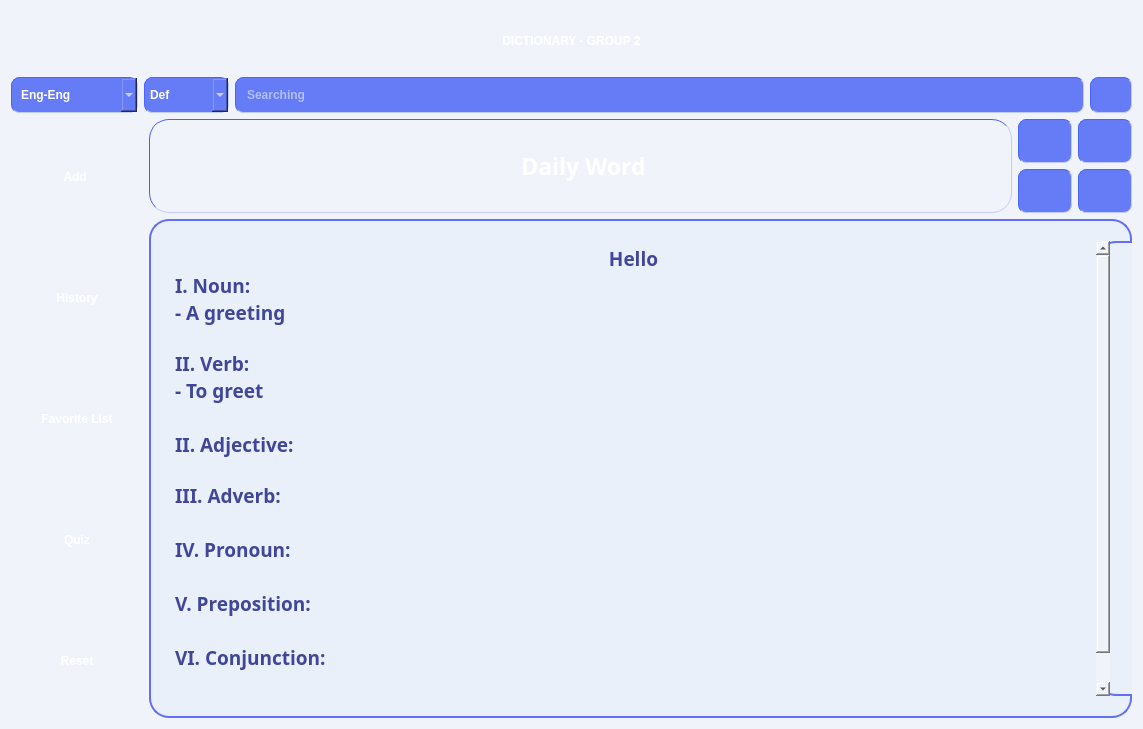
<?xml version="1.0" encoding="UTF-8"?>
<ui version="4.0">
 <class>HomeScreen</class>
 <widget class="QWidget" name="HomeScreen">
  <property name="geometry">
   <rect>
    <x>0</x>
    <y>0</y>
    <width>1143</width>
    <height>729</height>
   </rect>
  </property>
  <property name="windowTitle">
   <string>Form</string>
  </property>
  <property name="styleSheet">
   <string notr="true">background-color: rgb(240, 243, 250);</string>
  </property>
  <layout class="QGridLayout" name="gridLayout">
   <item row="0" column="0" colspan="2">
    <widget class="QPushButton" name="pushButton_title">
     <property name="styleSheet">
      <string notr="true">padding: 20px;
border-radius: 20px;
  min-height: 20px;
  min-width: 20px;
background-image: url(:/background/images/bg/intro bg.png);
font: 24pt &quot;Audiowide&quot;;
font: bold;
color:white;</string>
     </property>
     <property name="text">
      <string>DICTIONARY - GROUP 2</string>
     </property>
    </widget>
   </item>
   <item row="1" column="0" colspan="2">
    <layout class="QGridLayout" name="gridLayout_5">
     <item row="0" column="3">
      <widget class="QLineEdit" name="lineEdit_search">
       <property name="sizePolicy">
        <sizepolicy hsizetype="Preferred" vsizetype="Preferred">
         <horstretch>40</horstretch>
         <verstretch>0</verstretch>
        </sizepolicy>
       </property>
       <property name="styleSheet">
        <string notr="true">QLineEdit {
	padding: 9px;
	border-color: rgb(77, 101, 246);
	border-width : 1px;
	border-style:inset;
	border-radius: 8px;
	  min-height: 1px;
	  min-width: 1px;
	background-color: rgb(102, 124, 246);
	color: white;
	selection-color: rgb(39, 182, 240);
	selection-background-color: rgb(77, 92, 245);
	font: 11pt &quot;Comfortaa&quot;;
	font: bold;
}</string>
       </property>
       <property name="placeholderText">
        <string>Searching</string>
       </property>
      </widget>
     </item>
     <item row="0" column="2">
      <widget class="QComboBox" name="comboBox_searchType">
       <property name="sizePolicy">
        <sizepolicy hsizetype="Preferred" vsizetype="Preferred">
         <horstretch>4</horstretch>
         <verstretch>0</verstretch>
        </sizepolicy>
       </property>
       <property name="maximumSize">
        <size>
         <width>16777215</width>
         <height>10000000</height>
        </size>
       </property>
       <property name="focusPolicy">
        <enum>Qt::NoFocus</enum>
       </property>
       <property name="styleSheet">
        <string notr="true">padding: 5px;
border-color: rgb(77, 101, 246);
border-width : 1px;
border-style:inset;
border-radius: 8px;
  min-height: 1px;
  min-width: 1px;
color: white;
selection-color: rgb(39, 182, 240);
selection-background-color: rgb(77, 92, 245);
font: 11pt &quot;Comfortaa&quot;;
font: bold;
background-color: rgb(102, 124, 246);</string>
       </property>
       <item>
        <property name="text">
         <string>Def</string>
        </property>
       </item>
       <item>
        <property name="text">
         <string>Word</string>
        </property>
       </item>
      </widget>
     </item>
     <item row="0" column="4">
      <widget class="QPushButton" name="pushButton_search">
       <property name="sizePolicy">
        <sizepolicy hsizetype="Preferred" vsizetype="Preferred">
         <horstretch>2</horstretch>
         <verstretch>0</verstretch>
        </sizepolicy>
       </property>
       <property name="font">
        <font>
         <family>Comfortaa</family>
         <pointsize>11</pointsize>
         <italic>false</italic>
         <bold>true</bold>
        </font>
       </property>
       <property name="toolTip">
        <string>search</string>
       </property>
       <property name="layoutDirection">
        <enum>Qt::LeftToRight</enum>
       </property>
       <property name="styleSheet">
        <string notr="true">padding: 6px;
border-color: rgb(77, 101, 246);
border-width : 1px;
border-style:inset;
border-radius: 8px;
  min-height: 1px;
  min-width: 1px;
background-color: rgb(102, 124, 246);
font: 11pt &quot;Comfortaa&quot;;
font: bold;
color: white;</string>
       </property>
       <property name="text">
        <string/>
       </property>
       <property name="icon">
        <iconset resource="resources.qrc">
         <normaloff>:/img/images/search.svg</normaloff>:/img/images/search.svg</iconset>
       </property>
       <property name="iconSize">
        <size>
         <width>22</width>
         <height>27</height>
        </size>
       </property>
       <property name="autoDefault">
        <bool>false</bool>
       </property>
       <property name="default">
        <bool>false</bool>
       </property>
       <property name="flat">
        <bool>false</bool>
       </property>
      </widget>
     </item>
     <item row="0" column="0">
      <widget class="QComboBox" name="comboBox_dictVersion">
       <property name="sizePolicy">
        <sizepolicy hsizetype="Ignored" vsizetype="Ignored">
         <horstretch>6</horstretch>
         <verstretch>0</verstretch>
        </sizepolicy>
       </property>
       <property name="maximumSize">
        <size>
         <width>16777215</width>
         <height>10000000</height>
        </size>
       </property>
       <property name="contextMenuPolicy">
        <enum>Qt::DefaultContextMenu</enum>
       </property>
       <property name="styleSheet">
        <string notr="true">padding: 9px;
border-color: rgb(77, 101, 246);
border-width : 1px;
border-style:inset;
border-radius: 8px;
  min-height: 1px;
  min-width: 1px;
color: white;
selection-color: rgb(39, 182, 240);
selection-background-color: rgb(77, 92, 245);
font: 11pt &quot;Comfortaa&quot;;
font: bold;
background-color: rgb(102, 124, 246);</string>
       </property>
       <item>
        <property name="text">
         <string>Eng-Eng</string>
        </property>
       </item>
       <item>
        <property name="text">
         <string>Eng-Viet</string>
        </property>
       </item>
       <item>
        <property name="text">
         <string>Viet-Eng</string>
        </property>
       </item>
       <item>
        <property name="text">
         <string>Slang</string>
        </property>
       </item>
       <item>
        <property name="text">
         <string>Emoji</string>
        </property>
       </item>
      </widget>
     </item>
    </layout>
   </item>
   <item row="2" column="0">
    <layout class="QVBoxLayout" name="verticalLayout" stretch="1,1,1,1,1">
     <item>
      <widget class="QPushButton" name="pushButton_AddScreen">
       <property name="sizePolicy">
        <sizepolicy hsizetype="Preferred" vsizetype="Preferred">
         <horstretch>12</horstretch>
         <verstretch>10</verstretch>
        </sizepolicy>
       </property>
       <property name="styleSheet">
        <string notr="true">background-image: url(:/background/images/bg/button.png);
padding: 30px;
color: white;
font: 16pt &quot;Comfortaa&quot;;
font:bold;
border-color: rgb(3, 3, 3);
border-width : 0px;
border-style:inset;
border-radius: 20px;
  min-height: 20px;
  min-width: 20px</string>
       </property>
       <property name="text">
        <string>Add </string>
       </property>
      </widget>
     </item>
     <item>
      <widget class="QPushButton" name="pushButton_HistoryScreen">
       <property name="sizePolicy">
        <sizepolicy hsizetype="Preferred" vsizetype="Preferred">
         <horstretch>12</horstretch>
         <verstretch>10</verstretch>
        </sizepolicy>
       </property>
       <property name="styleSheet">
        <string notr="true">background-image: url(:/background/images/bg/button.png);
padding: 30px;
color: white;
font: 16pt &quot;Comfortaa&quot;;
font:bold;
border-color: rgb(3, 3, 3);
border-width : 0px;
border-style:inset;
border-radius: 20px;
  min-height: 20px;
  min-width: 20px</string>
       </property>
       <property name="text">
        <string>History</string>
       </property>
      </widget>
     </item>
     <item>
      <widget class="QPushButton" name="pushButton_FavScreen">
       <property name="sizePolicy">
        <sizepolicy hsizetype="Preferred" vsizetype="Preferred">
         <horstretch>12</horstretch>
         <verstretch>10</verstretch>
        </sizepolicy>
       </property>
       <property name="styleSheet">
        <string notr="true">background-image: url(:/background/images/bg/button.png);
padding: 30px;
color: white;
font: 16pt &quot;Comfortaa&quot;;
font:bold;
border-color: rgb(3, 3, 3);
border-width : 0px;
border-style:inset;
border-radius: 20px;
  min-height: 20px;
  min-width: 20px</string>
       </property>
       <property name="text">
        <string>Favorite List</string>
       </property>
      </widget>
     </item>
     <item>
      <widget class="QPushButton" name="pushButton_QuizScreen">
       <property name="sizePolicy">
        <sizepolicy hsizetype="Preferred" vsizetype="Preferred">
         <horstretch>12</horstretch>
         <verstretch>10</verstretch>
        </sizepolicy>
       </property>
       <property name="styleSheet">
        <string notr="true">background-image: url(:/background/images/bg/button.png);
padding: 30px;
color: white;
font: 16pt &quot;Comfortaa&quot;;
font:bold;
border-color: rgb(3, 3, 3);
border-width : 0px;
border-style:inset;
border-radius: 20px;
  min-height: 20px;
  min-width: 20px</string>
       </property>
       <property name="text">
        <string>Quiz</string>
       </property>
      </widget>
     </item>
     <item>
      <widget class="QPushButton" name="pushButton_reset">
       <property name="sizePolicy">
        <sizepolicy hsizetype="Preferred" vsizetype="Preferred">
         <horstretch>12</horstretch>
         <verstretch>10</verstretch>
        </sizepolicy>
       </property>
       <property name="styleSheet">
        <string notr="true">background-image: url(:/background/images/bg/button.png);
padding: 30px;
color: white;
font: 16pt &quot;Comfortaa&quot;;
font:bold;
border-color: rgb(3, 3, 3);
border-width : 0px;
border-style:inset;
border-radius: 20px;
  min-height: 20px;
  min-width: 20px</string>
       </property>
       <property name="text">
        <string>Reset</string>
       </property>
      </widget>
     </item>
    </layout>
   </item>
   <item row="2" column="1">
    <layout class="QVBoxLayout" name="verticalLayout_3">
     <item>
      <layout class="QGridLayout" name="gridLayout_2">
       <property name="bottomMargin">
        <number>0</number>
       </property>
       <item row="1" column="0">
        <layout class="QGridLayout" name="gridLayout_6">
         <property name="bottomMargin">
          <number>0</number>
         </property>
         <item row="0" column="2">
          <widget class="QPushButton" name="pushButton_setFav">
           <property name="sizePolicy">
            <sizepolicy hsizetype="Minimum" vsizetype="Expanding">
             <horstretch>0</horstretch>
             <verstretch>0</verstretch>
            </sizepolicy>
           </property>
           <property name="toolTip">
            <string>set favourite</string>
           </property>
           <property name="styleSheet">
            <string notr="true">padding: 10px;
border-color: rgb(77, 101, 246);
border-width : 1px;
border-style:inset;
border-radius: 8px;
  min-height: 1px;
  min-width: 1px;
background-color: rgb(102, 124, 246);
font: 11pt &quot;Comfortaa&quot;;
font: bold;
color: white;</string>
           </property>
           <property name="text">
            <string/>
           </property>
           <property name="icon">
            <iconset resource="resources.qrc">
             <normaloff>:/img/images/heart.svg</normaloff>
             <normalon>:/img/images/heart-fill.svg</normalon>:/img/images/heart.svg</iconset>
           </property>
          </widget>
         </item>
         <item row="1" column="3">
          <widget class="QPushButton" name="pushButton_resetDailyWord">
           <property name="sizePolicy">
            <sizepolicy hsizetype="Minimum" vsizetype="Preferred">
             <horstretch>0</horstretch>
             <verstretch>0</verstretch>
            </sizepolicy>
           </property>
           <property name="toolTip">
            <string>new daily word</string>
           </property>
           <property name="styleSheet">
            <string notr="true">padding: 10px;
border-color: rgb(77, 101, 246);
border-width : 1px;
border-style:inset;
border-radius: 8px;
  min-height: 1px;
  min-width: 1px;
background-color: rgb(102, 124, 246);
font: 11pt &quot;Comfortaa&quot;;
font: bold;
color: white;</string>
           </property>
           <property name="text">
            <string/>
           </property>
           <property name="icon">
            <iconset resource="resources.qrc">
             <normaloff>:/img/images/reset.svg</normaloff>:/img/images/reset.svg</iconset>
           </property>
          </widget>
         </item>
         <item row="1" column="2">
          <widget class="QPushButton" name="pushButton_editWord">
           <property name="sizePolicy">
            <sizepolicy hsizetype="Minimum" vsizetype="Expanding">
             <horstretch>0</horstretch>
             <verstretch>0</verstretch>
            </sizepolicy>
           </property>
           <property name="toolTip">
            <string>edit daily word</string>
           </property>
           <property name="styleSheet">
            <string notr="true">padding: 10px;
border-color: rgb(77, 101, 246);
border-width : 1px;
border-style:inset;
border-radius: 8px;
  min-height: 1px;
  min-width: 1px;
background-color: rgb(102, 124, 246);
font: 11pt &quot;Comfortaa&quot;;
font: bold;
color: white;</string>
           </property>
           <property name="text">
            <string/>
           </property>
           <property name="icon">
            <iconset resource="resources.qrc">
             <normaloff>:/img/images/pencil.svg</normaloff>:/img/images/pencil.svg</iconset>
           </property>
          </widget>
         </item>
         <item row="0" column="3">
          <widget class="QPushButton" name="pushButton_expand">
           <property name="sizePolicy">
            <sizepolicy hsizetype="Minimum" vsizetype="Preferred">
             <horstretch>0</horstretch>
             <verstretch>0</verstretch>
            </sizepolicy>
           </property>
           <property name="toolTip">
            <string>see full definition</string>
           </property>
           <property name="styleSheet">
            <string notr="true">padding: 10px;
border-color: rgb(77, 101, 246);
border-width : 1px;
border-style:inset;
border-radius: 8px;
  min-height: 1px;
  min-width: 1px;
background-color: rgb(102, 124, 246);
font: 11pt &quot;Comfortaa&quot;;
font: bold;
color: white;</string>
           </property>
           <property name="text">
            <string/>
           </property>
           <property name="icon">
            <iconset resource="resources.qrc">
             <normaloff>:/img/images/zoom.svg</normaloff>:/img/images/zoom.svg</iconset>
           </property>
          </widget>
         </item>
         <item row="0" column="0" rowspan="2" colspan="2">
          <widget class="QLabel" name="label_3">
           <property name="sizePolicy">
            <sizepolicy hsizetype="Preferred" vsizetype="Preferred">
             <horstretch>48</horstretch>
             <verstretch>0</verstretch>
            </sizepolicy>
           </property>
           <property name="minimumSize">
            <size>
             <width>82</width>
             <height>82</height>
            </size>
           </property>
           <property name="font">
            <font>
             <family>Comfortaa</family>
             <pointsize>17</pointsize>
             <italic>false</italic>
             <bold>true</bold>
            </font>
           </property>
           <property name="styleSheet">
            <string notr="true">padding: 30px;
border-color: rgb(78, 91, 247);
border-width : 1px;
border-style:inset;
border-radius: 20px;
  min-height: 20px;
  min-width: 20px;
background-image: url(:/background/images/bg/mid button.png);
font: 17pt &quot;Comfortaa&quot;;
font: bold;</string>
           </property>
           <property name="text">
            <string>&lt;html&gt;&lt;head/&gt;&lt;body&gt;&lt;p align=&quot;center&quot;&gt;&lt;span style=&quot; font-weight:700; color:#ffffff;&quot;&gt;Daily Word&lt;/span&gt;&lt;/p&gt;&lt;/body&gt;&lt;/html&gt;</string>
           </property>
          </widget>
         </item>
        </layout>
       </item>
       <item row="2" column="0">
        <widget class="QTextBrowser" name="textBrowser">
         <property name="sizePolicy">
          <sizepolicy hsizetype="Preferred" vsizetype="Preferred">
           <horstretch>50</horstretch>
           <verstretch>3</verstretch>
          </sizepolicy>
         </property>
         <property name="font">
          <font>
           <family>Comfortaa</family>
           <pointsize>13</pointsize>
           <italic>false</italic>
           <bold>false</bold>
          </font>
         </property>
         <property name="layoutDirection">
          <enum>Qt::LeftToRight</enum>
         </property>
         <property name="styleSheet">
          <string notr="true">padding: 20px;
border-width : 2px;
border-style:solid;
border-radius: 20px;
  min-height: 20px;
  min-width: 20px;
background-color: rgb(233, 240, 250);
border-color: rgb(99, 112, 243);
font: 13pt &quot;Comfortaa&quot;;
color: rgb(56, 64, 139);</string>
         </property>
         <property name="html">
          <string>&lt;!DOCTYPE HTML PUBLIC &quot;-//W3C//DTD HTML 4.0//EN&quot; &quot;http://www.w3.org/TR/REC-html40/strict.dtd&quot;&gt;
&lt;html&gt;&lt;head&gt;&lt;meta name=&quot;qrichtext&quot; content=&quot;1&quot; /&gt;&lt;meta charset=&quot;utf-8&quot; /&gt;&lt;style type=&quot;text/css&quot;&gt;
p, li { white-space: pre-wrap; }
hr { height: 1px; border-width: 0; }
li.unchecked::marker { content: &quot;\2610&quot;; }
li.checked::marker { content: &quot;\2612&quot;; }
&lt;/style&gt;&lt;/head&gt;&lt;body style=&quot; font-family:'Comfortaa'; font-size:13pt; font-weight:400; font-style:normal;&quot;&gt;
&lt;p align=&quot;center&quot; style=&quot; margin-top:0px; margin-bottom:0px; margin-left:0px; margin-right:0px; -qt-block-indent:0; text-indent:0px;&quot;&gt;&lt;span style=&quot; font-size:14pt; font-weight:700; color:#414699;&quot;&gt;Hello&lt;/span&gt;&lt;/p&gt;
&lt;p align=&quot;justify&quot; style=&quot; margin-top:0px; margin-bottom:0px; margin-left:0px; margin-right:0px; -qt-block-indent:0; text-indent:0px;&quot;&gt;&lt;span style=&quot; font-size:14pt; font-weight:700; color:#414699;&quot;&gt;I. Noun: &lt;/span&gt;&lt;/p&gt;
&lt;p align=&quot;justify&quot; style=&quot; margin-top:0px; margin-bottom:0px; margin-left:0px; margin-right:0px; -qt-block-indent:0; text-indent:0px;&quot;&gt;&lt;span style=&quot; font-size:14pt; font-weight:700; color:#414699;&quot;&gt;- A greeting&lt;/span&gt;&lt;/p&gt;
&lt;p align=&quot;justify&quot; style=&quot;-qt-paragraph-type:empty; margin-top:0px; margin-bottom:0px; margin-left:0px; margin-right:0px; -qt-block-indent:0; text-indent:0px;&quot;&gt;&lt;br /&gt;&lt;/p&gt;
&lt;p align=&quot;justify&quot; style=&quot; margin-top:0px; margin-bottom:0px; margin-left:0px; margin-right:0px; -qt-block-indent:0; text-indent:0px;&quot;&gt;&lt;span style=&quot; font-size:14pt; font-weight:700; color:#414699;&quot;&gt;II. Verb: &lt;/span&gt;&lt;/p&gt;
&lt;p align=&quot;justify&quot; style=&quot; margin-top:0px; margin-bottom:0px; margin-left:0px; margin-right:0px; -qt-block-indent:0; text-indent:0px;&quot;&gt;&lt;span style=&quot; font-size:14pt; font-weight:700; color:#414699;&quot;&gt;- To greet&lt;/span&gt;&lt;/p&gt;
&lt;p style=&quot;-qt-paragraph-type:empty; margin-top:0px; margin-bottom:0px; margin-left:0px; margin-right:0px; -qt-block-indent:0; text-indent:0px; font-size:14pt; font-weight:700; color:#414699;&quot;&gt;&lt;br /&gt;&lt;/p&gt;
&lt;p style=&quot; margin-top:0px; margin-bottom:0px; margin-left:0px; margin-right:0px; -qt-block-indent:0; text-indent:0px;&quot;&gt;&lt;span style=&quot; font-size:14pt; font-weight:700; color:#414699;&quot;&gt;II. Adjective: &lt;/span&gt;&lt;/p&gt;
&lt;p style=&quot;-qt-paragraph-type:empty; margin-top:0px; margin-bottom:0px; margin-left:0px; margin-right:0px; -qt-block-indent:0; text-indent:0px;&quot;&gt;&lt;br /&gt;&lt;/p&gt;
&lt;p style=&quot; margin-top:0px; margin-bottom:0px; margin-left:0px; margin-right:0px; -qt-block-indent:0; text-indent:0px;&quot;&gt;&lt;span style=&quot; font-size:14pt; font-weight:700; color:#414699;&quot;&gt;III. Adverb: &lt;/span&gt;&lt;/p&gt;
&lt;p style=&quot;-qt-paragraph-type:empty; margin-top:0px; margin-bottom:0px; margin-left:0px; margin-right:0px; -qt-block-indent:0; text-indent:0px; font-size:14pt; font-weight:700; color:#414699;&quot;&gt;&lt;br /&gt;&lt;/p&gt;
&lt;p style=&quot; margin-top:0px; margin-bottom:0px; margin-left:0px; margin-right:0px; -qt-block-indent:0; text-indent:0px;&quot;&gt;&lt;span style=&quot; font-size:14pt; font-weight:700; color:#414699;&quot;&gt;IV. Pronoun: &lt;/span&gt;&lt;/p&gt;
&lt;p style=&quot;-qt-paragraph-type:empty; margin-top:0px; margin-bottom:0px; margin-left:0px; margin-right:0px; -qt-block-indent:0; text-indent:0px; font-size:14pt; font-weight:700; color:#414699;&quot;&gt;&lt;br /&gt;&lt;/p&gt;
&lt;p style=&quot; margin-top:0px; margin-bottom:0px; margin-left:0px; margin-right:0px; -qt-block-indent:0; text-indent:0px;&quot;&gt;&lt;span style=&quot; font-size:14pt; font-weight:700; color:#414699;&quot;&gt;V. Preposition: &lt;/span&gt;&lt;/p&gt;
&lt;p style=&quot;-qt-paragraph-type:empty; margin-top:0px; margin-bottom:0px; margin-left:0px; margin-right:0px; -qt-block-indent:0; text-indent:0px; font-size:14pt; font-weight:700; color:#414699;&quot;&gt;&lt;br /&gt;&lt;/p&gt;
&lt;p style=&quot; margin-top:0px; margin-bottom:0px; margin-left:0px; margin-right:0px; -qt-block-indent:0; text-indent:0px;&quot;&gt;&lt;span style=&quot; font-size:14pt; font-weight:700; color:#414699;&quot;&gt;VI. Conjunction: &lt;/span&gt;&lt;/p&gt;
&lt;p style=&quot;-qt-paragraph-type:empty; margin-top:0px; margin-bottom:0px; margin-left:0px; margin-right:0px; -qt-block-indent:0; text-indent:0px; font-size:14pt; font-weight:700; color:#414699;&quot;&gt;&lt;br /&gt;&lt;/p&gt;
&lt;p style=&quot; margin-top:0px; margin-bottom:0px; margin-left:0px; margin-right:0px; -qt-block-indent:0; text-indent:0px;&quot;&gt;&lt;span style=&quot; font-size:14pt; font-weight:700; color:#414699;&quot;&gt;VII. Interjection:&lt;/span&gt;&lt;/p&gt;&lt;/body&gt;&lt;/html&gt;</string>
         </property>
         <property name="placeholderText">
          <string>Displaying...</string>
         </property>
        </widget>
       </item>
      </layout>
     </item>
    </layout>
   </item>
  </layout>
 </widget>
 <resources>
  <include location="resources.qrc"/>
 </resources>
 <connections/>
</ui>
